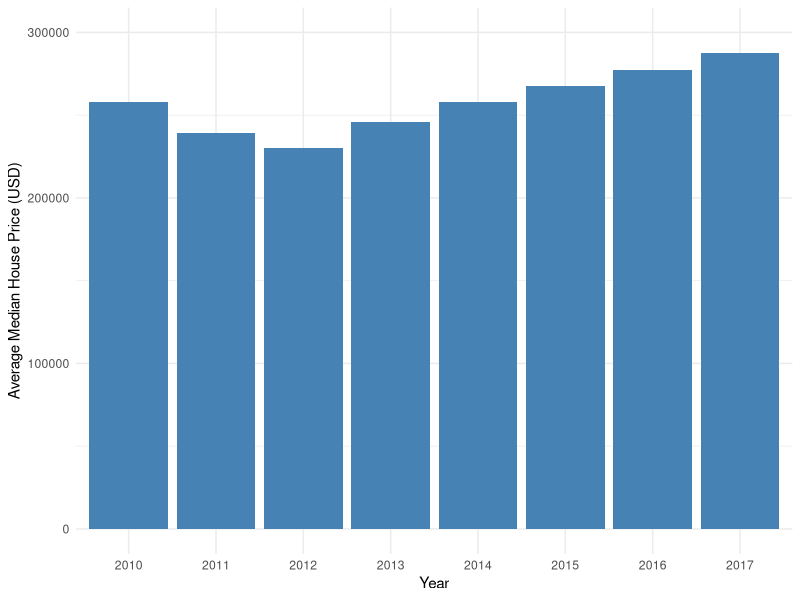

R code for this plot:
# loads needed packages
library(dplyr)
library(ggplot2)

# loads the data set
city_data <- read.csv("../project-data/median-listing-price/City_MedianListingPrice_AllHomes.csv",
                      stringsAsFactors = FALSE)

# selects year columns and summarizes average median prices each year
city_summary <- city_data %>%
  select(X2010.01, X2011.01, X2012.01, X2013.01, X2014.01, X2015.01, X2016.01,
         X2017.01) %>%
  filter_at(vars(X2010.01, X2011.01, X2012.01, X2013.01, X2014.01, X2015.01,
                 X2016.01, X2017.01), all_vars(!is.na(.))) %>%
  summarize_all(mean) %>%
  mutate(across(where(is.numeric), round, 0))

# makes summary data easier for ggplot to read
city_year_averages <- t(city_summary)
city_year_averages <- cbind(year = rownames(city_year_averages),
                            city_year_averages)
rownames(city_year_averages) <- NULL
summary_data <- data.frame(city_year_averages)
summary_data[["V2"]] <- as.numeric(summary_data$V2)

# creates the bar graph using summary data
labels <- c("2010", "2011", "2012", "2013", "2014", "2015", "2016", "2017")
options(scipen = 10000)
price_bar_graph <- ggplot(data = summary_data, aes(x = labels, y = V2)) +
  geom_bar(stat = "identity", fill = "steelblue") +
  theme_minimal() +
  xlab("Year") +
  ylab("Average Median House Price (USD)") +
  coord_cartesian(ylim = c(0, 300000))
